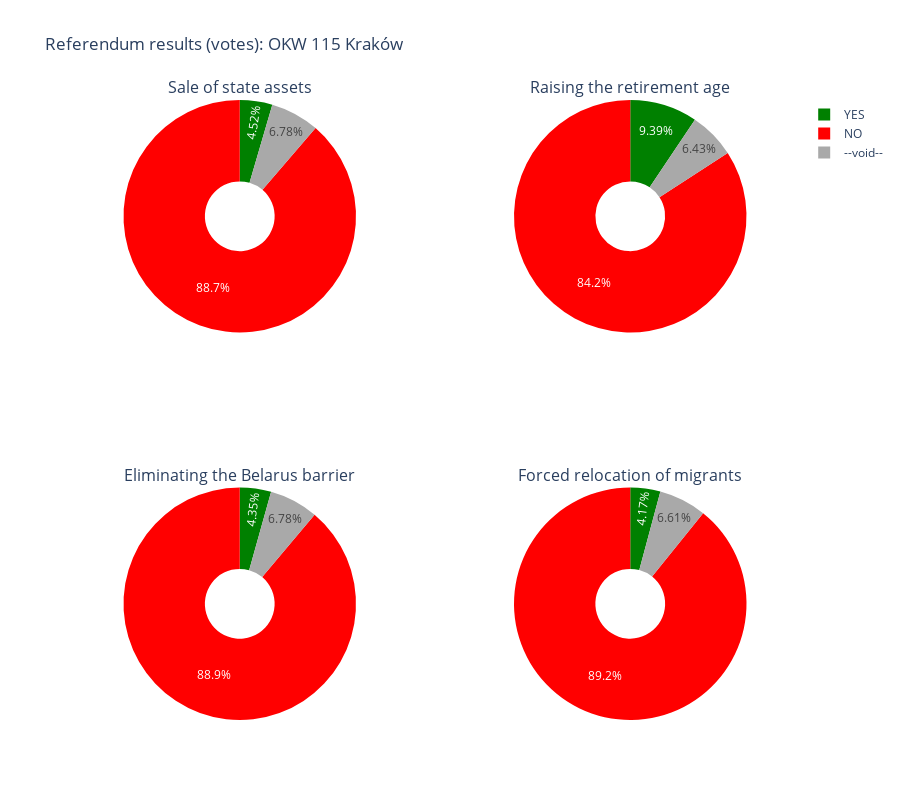

The notebook cell this image was saved under:
### Code cell
# Frekwencja plot
from plotly.subplots import make_subplots
freq_plot = make_subplots(rows=2, cols=2, specs=[[{'type':'domain'}, {'type':'domain'}], [{'type':'domain'}, {'type':'domain'}]], subplot_titles=referendum_df.columns)
freq_plot.add_trace(
    plt.Pie(labels=list(referendum_df.index)[:-1], values=list(referendum_df["Sale of state assets"])[:-1], marker_colors=["green", 'red', 'darkgrey'], hole=.3), 1, 1)
freq_plot.add_trace(
    plt.Pie(labels=list(referendum_df.index)[:-1], values=list(referendum_df["Raising the retirement age"])[:-1], marker_colors=["green", 'red', 'darkgrey'], hole=.3), 1, 2)
freq_plot.add_trace(
    plt.Pie(labels=list(referendum_df.index)[:-1], values=list(referendum_df["Eliminating the Belarus barrier"])[:-1], marker_colors=["green", 'red', 'darkgrey'], hole=.3), 2, 1)
freq_plot.add_trace(
    plt.Pie(labels=list(referendum_df.index)[:-1], values=list(referendum_df["Forced relocation of migrants"])[:-1], marker_colors=["green", 'red', 'darkgrey'], hole=.3), 2, 2)
freq_plot.update(layout_title_text='Referendum results (votes): OKW 115 Kraków')
freq_plot.update_layout(
    autosize=False,
    height=800)
#freq_plot.update_xaxes(categoryorder='total ascending', categoryarray = [" ","--void--","YES", "NO"])
freq_plot.update_traces(sort=False)
freq_plot.show()

### Figure 1 — Plotly figure (JSON) as saved in the notebook; plotly's stock layout.template omitted (floating-point values rounded to 4 significant figures)
{"data": [{"domain": {"x": [0, 0.45], "y": [0.625, 1]}, "hole": 0.3, "labels": ["YES", "NO", "--void--"], "marker": {"colors": ["green", "red", "darkgrey"]}, "sort": false, "type": "pie", "values": [26, 510, 39]}, {"domain": {"x": [0.55, 1], "y": [0.625, 1]}, "hole": 0.3, "labels": ["YES", "NO", "--void--"], "marker": {"colors": ["green", "red", "darkgrey"]}, "sort": false, "type": "pie", "values": [54, 484, 37]}, {"domain": {"x": [0, 0.45], "y": [0, 0.375]}, "hole": 0.3, "labels": ["YES", "NO", "--void--"], "marker": {"colors": ["green", "red", "darkgrey"]}, "sort": false, "type": "pie", "values": [25, 511, 39]}, {"domain": {"x": [0.55, 1], "y": [0, 0.375]}, "hole": 0.3, "labels": ["YES", "NO", "--void--"], "marker": {"colors": ["green", "red", "darkgrey"]}, "sort": false, "type": "pie", "values": [24, 513, 38]}], "layout": {"annotations": [{"font": {"size": 16}, "showarrow": false, "text": "Sale of state assets", "x": 0.225, "xanchor": "center", "xref": "paper", "y": 1, "yanchor": "bottom", "yref": "paper"}, {"font": {"size": 16}, "showarrow": false, "text": "Raising the retirement age", "x": 0.775, "xanchor": "center", "xref": "paper", "y": 1, "yanchor": "bottom", "yref": "paper"}, {"font": {"size": 16}, "showarrow": false, "text": "Eliminating the Belarus barrier", "x": 0.225, "xanchor": "center", "xref": "paper", "y": 0.375, "yanchor": "bottom", "yref": "paper"}, {"font": {"size": 16}, "showarrow": false, "text": "Forced relocation of migrants", "x": 0.775, "xanchor": "center", "xref": "paper", "y": 0.375, "yanchor": "bottom", "yref": "paper"}], "autosize": false, "height": 800, "title": {"text": "Referendum results (votes): OKW 115 Kraków"}}}
